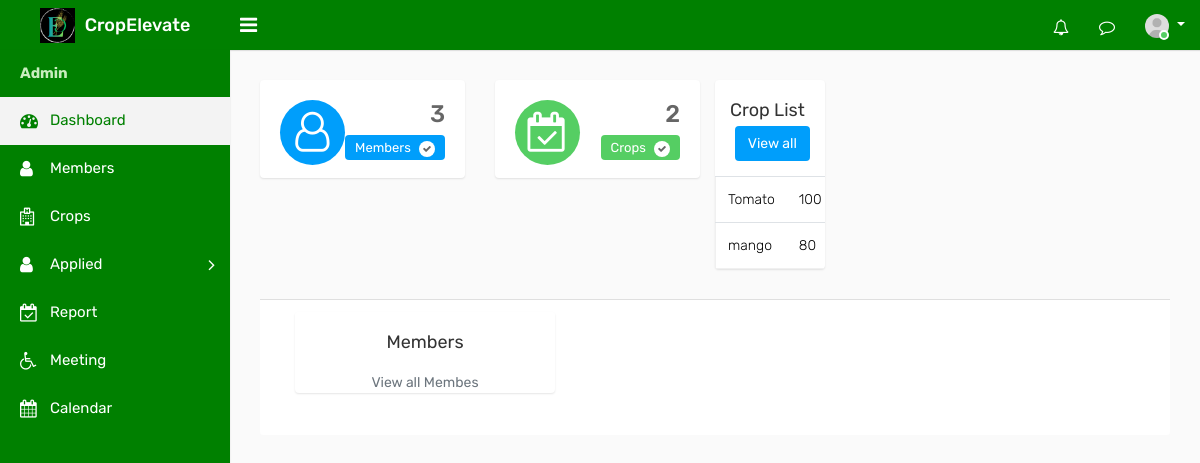
Page /adindex on the earlier database version.
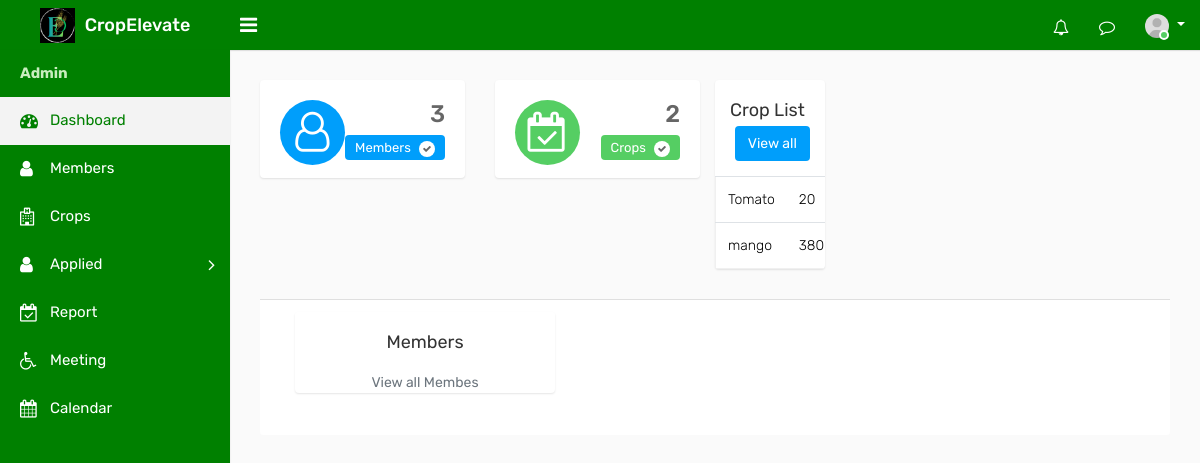
Same page on the later database version.
### ceapp/models.py (models this page shows)
class Crop(models.Model):
    Namec = models.CharField(max_length=100)
    des = models.TextField()
    start_date = models.DateField(null=True, blank=True)
    end_date = models.DateField(null=True, blank=True)
    count = models.PositiveIntegerField(default=0)
    crop_photo = models.ImageField(upload_to='crop_photos/', blank=True, null=True)
    created_at = models.DateTimeField(auto_now_add=True)
    current = models.BooleanField(default=False)

### ceapp/views.py (the view)
# urls.py: path('adindex',views.adindex,name='adindex'),
def adindex(request):
    me = Member.objects.all()
    me_count = me.count()
    c=Crop.objects.all()
    c_count=c.count()
    crops = Crop.objects.all()
    context = {'me': me, 'me_count': me_count,'c':c, 'c_count':c_count,'crops': crops}
    return render(request, 'admintemp/adindex.html', context)

### templates/admintemp/adindex.html (shortened to what the changed rows need)
{% load static %}
<!DOCTYPE html>
<html lang="en">
<head>
    <link rel="stylesheet" type="text/css" href="{% static 'assets/css/bootstrap.min.css' %}">
    <link rel="stylesheet" type="text/css" href="{% static 'assets/css/font-awesome.min.css' %}">
    <link rel="stylesheet" type="text/css" href="{% static 'assets/css/style.css' %}">
</head>
<body>
    <div class="main-wrapper">
        <div class="page-wrapper">
            <div class="content">
                <div class="row">
				<div class="row">
					<div class="col-12 col-md-6 col-lg-8 col-xl-8">
						<div class="card">
							<div class="card-body p-0">
								<div class="table-responsive">
                                    <table class="table mb-0">
                                        <tbody>
                                            {% for crop in crops %}
                                            <tr>
                                                <td>{{ crop.Namec }}</td>
                                                <td>{{ crop.count }}</td>
                                            </tr>
                                            {% endfor %}
                                        </tbody>
                                    </table>
                                        </div>
                                    </div>
								</div>
							</div>
						</div>
					</div>
				</div>
            </div>
            </div>
</body>
</html>

Differences in the rows shown:
changed Crop "Tomato": count "100" → "20"
changed Crop "mango": count "80" → "380"
